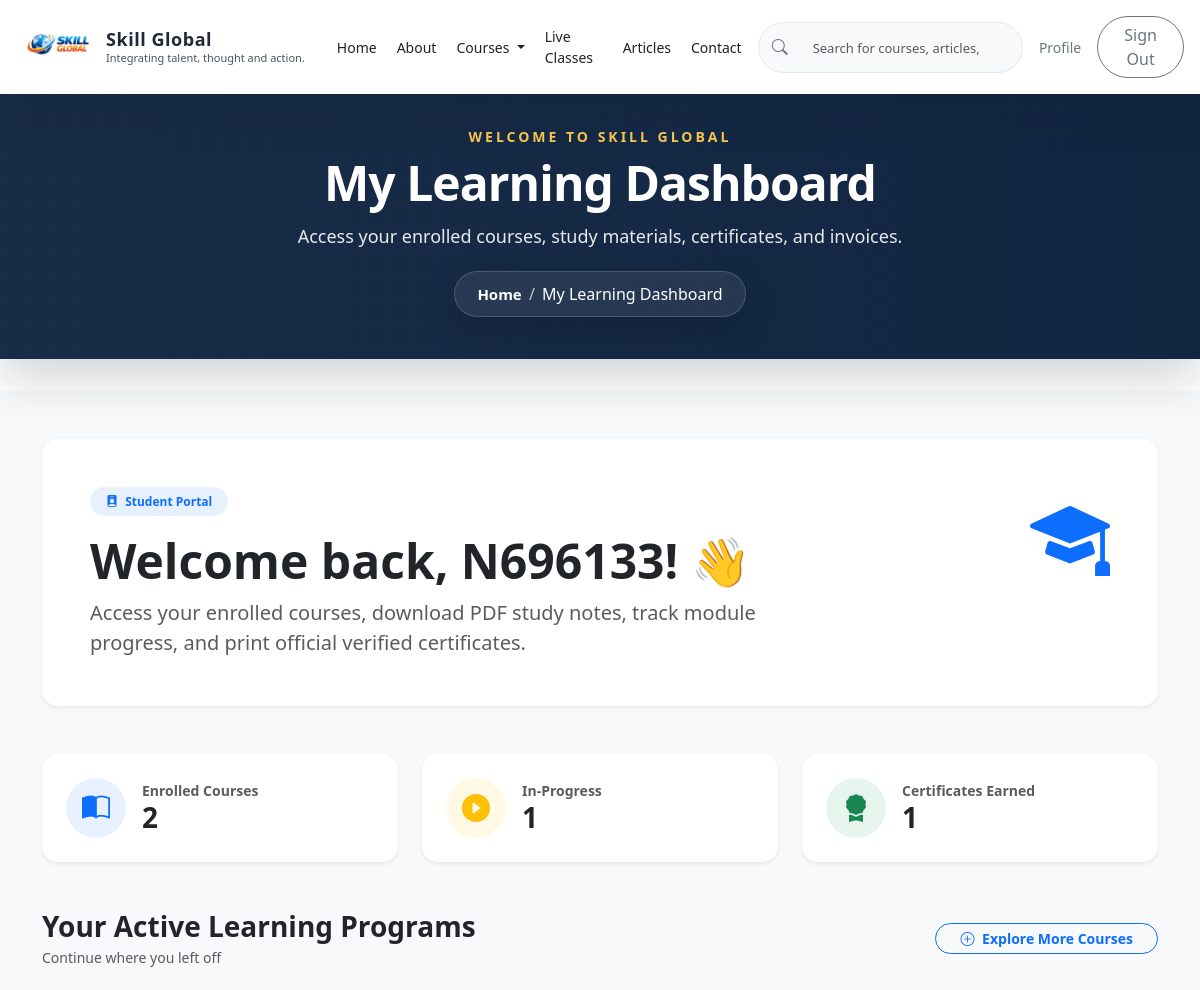
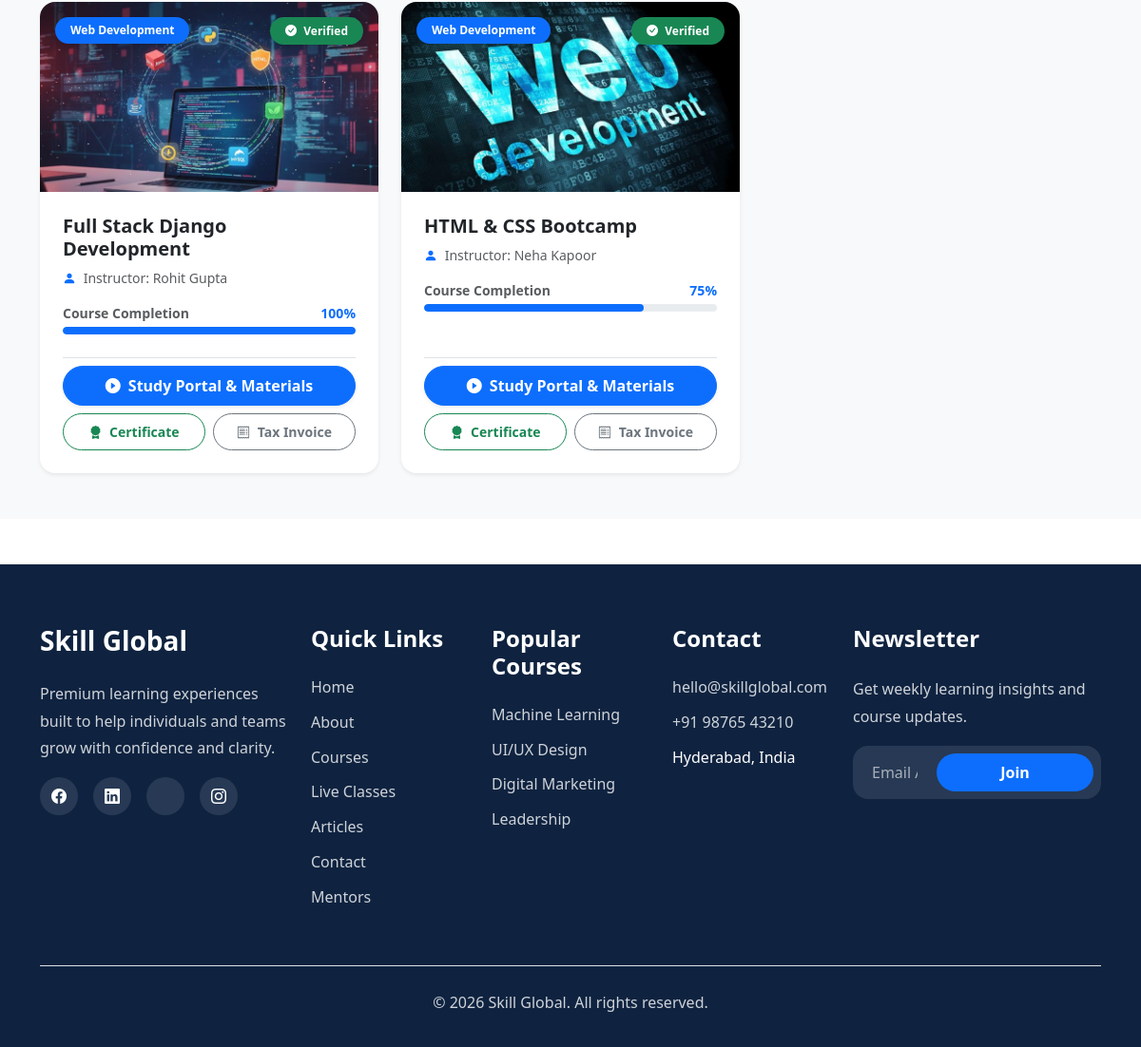
/courses/my-courses/ (signed in), run on the app's committed database (2 pictures, top to bottom).
### skill_global/models.py (models this page shows, shortened)
class CourseEnrollment(models.Model):
    PAYMENT_METHOD_CHOICES = [
        ('UPI', 'UPI'),
        ('Card', 'Card'),
        ('Net Banking', 'Net Banking'),
    ]
    PAYMENT_STATUS_CHOICES = [
        ('Pending', 'Pending'),
        ('Paid', 'Paid'),
        ('Failed', 'Failed'),
    ]
    ORDER_STATUS_CHOICES = [
        ('Pending', 'Pending'),
        ('Confirmed', 'Confirmed'),
        ('Cancelled', 'Cancelled'),
    ]
    user = models.ForeignKey(settings.AUTH_USER_MODEL, on_delete=models.CASCADE, related_name='course_enrollments')
    course = models.ForeignKey(Course, on_delete=models.CASCADE, related_name='enrollments')
    enrollment_id = models.CharField(max_length=36, unique=True, editable=False)
    original_amount = models.DecimalField(max_digits=10, decimal_places=2, default=0)
    discount_amount = models.DecimalField(max_digits=10, decimal_places=2, default=0)
    amount = models.DecimalField(max_digits=10, decimal_places=2, default=0)
    coupon = models.ForeignKey(Coupon, on_delete=models.SET_NULL, blank=True, null=True, related_name='enrollments')
    payment_method = models.CharField(max_length=20, choices=PAYMENT_METHOD_CHOICES, blank=True)
    payment_status = models.CharField(max_length=20, choices=PAYMENT_STATUS_CHOICES, default='Pending')
    order_status = models.CharField(max_length=20, choices=ORDER_STATUS_CHOICES, default='Pending')
    razorpay_order_id = models.CharField(max_length=100, blank=True, null=True)
    razorpay_payment_id = models.CharField(max_length=100, blank=True, null=True)
    razorpay_signature = models.CharField(max_length=255, blank=True, null=True)
    branch = models.CharField(max_length=100, blank=True, null=True)
    specialization = models.CharField(max_length=200, blank=True, null=True)
    date_of_birth = models.DateField(blank=True, null=True)
    address = models.TextField(blank=True, null=True)
    created_at = models.DateTimeField(auto_now_add=True)
    updated_at = models.DateTimeField(auto_now=True)
    class Meta:
        verbose_name = 'Course Enrollment'
        verbose_name_plural = 'Course Enrollments'
        unique_together = ('user', 'course')
        ordering = ['-created_at']

class Course(models.Model):
    title = models.CharField(max_length=200)
    slug = models.SlugField(max_length=255, unique=True, blank=True, null=True)
    category = models.CharField(max_length=100, blank=True)
    short_description = models.CharField(max_length=255, blank=True)
    description = models.TextField(blank=True)
    instructor = models.CharField(max_length=150, blank=True)
    duration = models.CharField(max_length=80, blank=True)
    level = models.CharField(max_length=80, blank=True)
    price = models.DecimalField(max_digits=8, decimal_places=2, blank=True, null=True)
    image = models.ImageField(upload_to='courses/', blank=True, null=True)
    is_active = models.BooleanField(default=True)
    created_at = models.DateTimeField(auto_now_add=True)
    updated_at = models.DateTimeField(auto_now=True)
    class Meta:
        verbose_name = 'Course'
        verbose_name_plural = 'Courses'
        ordering = ['title']

### skill_global/views.py (the view)
# urls.py: path('courses/my-courses/', views.my_courses, name='my_courses'),
def my_courses(request):
    if not request.user.is_authenticated:
        return redirect('login')
    enrollments = CourseEnrollment.objects.filter(
        user=request.user,
        payment_status='Paid',
        order_status='Confirmed',
    ).select_related('course').order_by('-created_at')
    total_enrolled = enrollments.count()
    completed_courses = 0
    enrollment_list = []
    for idx, item in enumerate(enrollments):
        progress = max(25, min(100, (100 - (idx * 25))))
        if progress >= 80:
            completed_courses += 1
        item.progress = progress
        item.is_completed = (progress >= 80)
        item.modules = [
            {
                'num': 1,
                'title': 'Module 1: Foundations & Fundamentals',
                'lessons': '4 Lessons • 2h 30m',
                'status': 'Completed',
                'badge_class': 'bg-success'
            },
            {
                'num': 2,
                'title': 'Module 2: Core Practical Hands-on Labs',
                'lessons': '6 Lessons • 4h 15m',
                'status': 'In Progress' if progress < 100 else 'Completed',
                'badge_class': 'bg-primary' if progress < 100 else 'bg-success'
            },
            {
                'num': 3,
                'title': 'Module 3: Advanced Topics & Capstone Project',
                'lessons': '5 Lessons • 3h 45m',
                'status': 'Upcoming' if progress < 75 else 'In Progress',
                'badge_class': 'bg-secondary' if progress < 75 else 'bg-primary'
            }
        ]
        item.resources = [
            {'title': f'{item.course.title} - Official Complete Study Guide.pdf', 'size': '4.2 MB', 'icon': 'bi-file-earmark-pdf-fill text-danger'},
            {'title': f'Lab Setup Instructions & Code Repository.zip', 'size': '12.8 MB', 'icon': 'bi-file-earmark-zip-fill text-primary'},
            {'title': f'Course Slide Notes & Cheat Sheets.pdf', 'size': '2.1 MB', 'icon': 'bi-file-earmark-slides-fill text-warning'},
        ]
        enrollment_list.append(item)
    context = {
        'page_title': 'My Learning Dashboard',
        'page_description': 'Access your enrolled courses, study materials, certificates, and invoices.',
        'enrollments': enrollment_list,
        'total_enrolled': total_enrolled,
        'active_courses': total_enrolled - completed_courses,
        'completed_courses': completed_courses,
        'user_name': request.user.get_full_name() or request.user.email.split('@')[0].title(),
    }
    return render(request, 'skill_global/my_courses.html', context)

### templates/skill_global/my_courses.html (shortened to what this page needs)
{% extends 'base.html' %}
{% load static %}
{% block content %}
<section class="py-5 bg-light min-vh-100">
    <div class="container">
        <div class="card border-0 shadow-sm rounded-4 p-4 p-md-5 bg-white mb-5 position-relative overflow-hidden">
            <div class="position-absolute top-0 end-0 p-5 opacity-10 d-none d-md-block">
                <i class="bi bi-mortarboard-fill display-1 text-primary"></i>
            </div>
            <div class="row align-items-center position-relative">
                <div class="col-lg-8">
                    <span class="badge bg-primary bg-opacity-10 text-primary rounded-pill px-3 py-2 fw-semibold mb-3">
                        <i class="bi bi-person-badge-fill me-1"></i> Student Portal
                    </span>
                    <h1 class="fw-bold text-dark display-5 mb-2">Welcome back, {{ user_name }}! 👋</h1>
                    <p class="text-muted fs-5 mb-0">
                        Access your enrolled courses, download PDF study notes, track module progress, and print official verified certificates.
                    </p>
                </div>
            </div>
        </div>
        <div class="row g-4 mb-5">
            <div class="col-md-4">
                <div class="card border-0 shadow-sm rounded-4 p-4 bg-white h-100">
                    <div class="d-flex align-items-center gap-3">
                        <div class="rounded-circle bg-primary bg-opacity-10 p-3 text-primary fs-3 d-flex align-items-center justify-content-center" style="width: 60px; height: 60px;">
                            <i class="bi bi-book-half"></i>
                        </div>
                        <div>
                            <div class="text-muted small fw-semibold">Enrolled Courses</div>
                            <h3 class="fw-bold text-dark mb-0">{{ total_enrolled }}</h3>
                        </div>
                    </div>
                </div>
            </div>
            <div class="col-md-4">
                <div class="card border-0 shadow-sm rounded-4 p-4 bg-white h-100">
                    <div class="d-flex align-items-center gap-3">
                        <div class="rounded-circle bg-warning bg-opacity-10 p-3 text-warning fs-3 d-flex align-items-center justify-content-center" style="width: 60px; height: 60px;">
                            <i class="bi bi-play-circle-fill"></i>
                        </div>
                        <div>
                            <div class="text-muted small fw-semibold">In-Progress</div>
                            <h3 class="fw-bold text-dark mb-0">{{ active_courses }}</h3>
                        </div>
                    </div>
                </div>
            </div>
            <div class="col-md-4">
                <div class="card border-0 shadow-sm rounded-4 p-4 bg-white h-100">
                    <div class="d-flex align-items-center gap-3">
                        <div class="rounded-circle bg-success bg-opacity-10 p-3 text-success fs-3 d-flex align-items-center justify-content-center" style="width: 60px; height: 60px;">
                            <i class="bi bi-award-fill"></i>
                        </div>
                        <div>
                            <div class="text-muted small fw-semibold">Certificates Earned</div>
                            <h3 class="fw-bold text-dark mb-0">{{ completed_courses }}</h3>
                        </div>
                    </div>
                </div>
            </div>
        </div>
        <div class="d-flex justify-content-between align-items-center mb-4">
            <div>
                <h3 class="fw-bold text-dark mb-1">Your Active Learning Programs</h3>
                <p class="text-muted small mb-0">Continue where you left off</p>
            </div>
            <a href="{% url 'courses' %}" class="btn btn-outline-primary rounded-pill px-4 btn-sm fw-semibold">
                <i class="bi bi-plus-circle me-1"></i> Explore More Courses
            </a>
        </div>
        {% if enrollments %}
        <div class="row g-4">
            {% for enrollment in enrollments %}
            <div class="col-lg-4 col-md-6">
                <div class="card border-0 shadow-sm rounded-4 overflow-hidden h-100 d-flex flex-column bg-white">
                    <div class="position-relative">
                        {% if enrollment.course.image %}
                        <img src="{{ enrollment.course.image.url }}" class="img-fluid w-100" alt="{{ enrollment.course.title }}" style="height: 200px; object-fit: cover;">
                        {% else %}
                        <div class="d-flex align-items-center justify-content-center bg-light" style="height: 200px;">
                            <i class="bi bi-journal-code fs-1 text-secondary"></i>
                        </div>
                        {% endif %}
                        <div class="position-absolute top-0 start-0 m-3">
                            <span class="badge bg-primary bg-opacity-90 rounded-pill px-3 py-2 shadow-sm">
                                {{ enrollment.course.category|default:"General" }}
                            </span>
                        </div>
                        <div class="position-absolute top-0 end-0 m-3">
                            <span class="badge bg-success rounded-pill px-3 py-2 shadow-sm">
                                <i class="bi bi-check-circle-fill me-1"></i> Verified
                            </span>
                        </div>
                    </div>
                    <div class="card-body p-4 d-flex flex-column justify-content-between gap-3">
                        <div>
                            <h5 class="fw-bold text-dark mb-2">{{ enrollment.course.title }}</h5>
                            <p class="text-muted small mb-3">
                                <i class="bi bi-person-fill text-primary me-1"></i> Instructor: {{ enrollment.course.instructor|default:'Skill Global Expert Team' }}
                            </p>
                            <div class="mb-2">
                                <div class="d-flex justify-content-between align-items-center small mb-1">
                                    <span class="fw-semibold text-muted">Course Completion</span>
                                    <span class="fw-bold text-primary">{{ enrollment.progress }}%</span>
                                </div>
                                <div class="progress rounded-pill" style="height: 8px;">
                                    <div class="progress-bar bg-primary rounded-pill" role="progressbar" style="width: {{ enrollment.progress }}%;" aria-valuenow="{{ enrollment.progress }}" aria-valuemin="0" aria-valuemax="100"></div>
                                </div>
                            </div>
                        </div>
                        <div class="d-flex flex-column gap-2 mt-auto pt-2 border-top">
                            <button type="button" class="btn btn-primary rounded-pill w-100 fw-bold shadow-sm py-2" data-bs-toggle="modal" data-bs-target="#studyPortalModal{{ enrollment.id }}">
                                <i class="bi bi-play-circle-fill me-1"></i> Study Portal & Materials
                            </button>
                            <div class="row g-2">
                                <div class="col-6">
                                    <a href="{% url 'course_certificate' enrollment.enrollment_id %}" class="btn btn-outline-success rounded-pill w-100 btn-sm fw-semibold py-2">
                                        <i class="bi bi-award-fill me-1"></i> Certificate
                                    </a>
                                </div>
                                <div class="col-6">
                                    <a href="{% url 'enrollment_invoice' enrollment.enrollment_id %}" class="btn btn-outline-secondary rounded-pill w-100 btn-sm fw-semibold py-2">
                                        <i class="bi bi-receipt me-1"></i> Tax Invoice
                                    </a>
                                </div>
                            </div>
                        </div>
                    </div>
                </div>
            </div>
            {% endfor %}
        </div>
        {% endif %}
    </div>
</section>
{% endblock %}

### static/css/navbar.css (style rules this page uses)
:root { --navbar-height: 60px; --navbar-bg: #ffffff; --primary-blue: #0D6EFD; --dark-text: #1F2937; --muted-text: #6B7280; --light-grey: #F8F9FA; --border-color: #E5E7EB; --shadow: 0 8px 24px rgba(31, 41, 55, 0.08); --shadow-strong: 0 12px 28px rgba(31, 41, 55, 0.12); }

### static/css/hero.css (style rules this page uses)
:root { --hero-primary: #0d6efd; --hero-primary-hover: #0b5ed7; --hero-text: #ffffff; --hero-muted: rgba(255, 255, 255, 0.88); --hero-shadow: 0 20px 50px rgba(0, 0, 0, 0.28); }
.btn.btn-primary, .btn.btn-outline-light { min-width: 165px; padding: 0.75rem 1.3rem; border-radius: 999px; font-weight: 700; transition: transform 0.25s ease, box-shadow 0.25s ease, background 0.25s ease, color 0.25s ease; }

### static/css/global-header.css (style rules this page uses)
body { padding-top: var(--navbar-height, 78px); }

### static/css/recognition.css (style rules this page uses)
:root { --rec-bg: #151515; --rec-card: #1d1d1d; --rec-gold: #d4af37; --rec-text: #f7f7f2; --rec-muted: #c7c2b7; --rec-border: rgba(212, 175, 55, 0.24); }

### static/css/courses.css (style rules this page uses)
:root { --course-primary: #0d6efd; --course-primary-dark: #0b5ed7; --course-bg: #f8f9fa; --course-card-bg: #ffffff; --course-text: #1f2937; --course-muted: #6b7280; --course-border: #e5e7eb; }

### data on the page
CourseEnrollment: course.image (picture), course.category "Web Development", course "Full Stack Django Development", course.instructor "Rohit Gupta", progress "100"
CourseEnrollment: course.image (picture), course.category "Web Development", course "HTML & CSS Bootcamp", course.instructor "Neha Kapoor", progress "75"

### other printed values
{{ page_title|default:"Skill Global" }} "My Learning Dashboard"
{{ page_title|default:"Page" }} "My Learning Dashboard"
{{ user_name }} "N696133"
{{ total_enrolled }} "2"
{{ active_courses }} "1"
{{ completed_courses }} "1"
